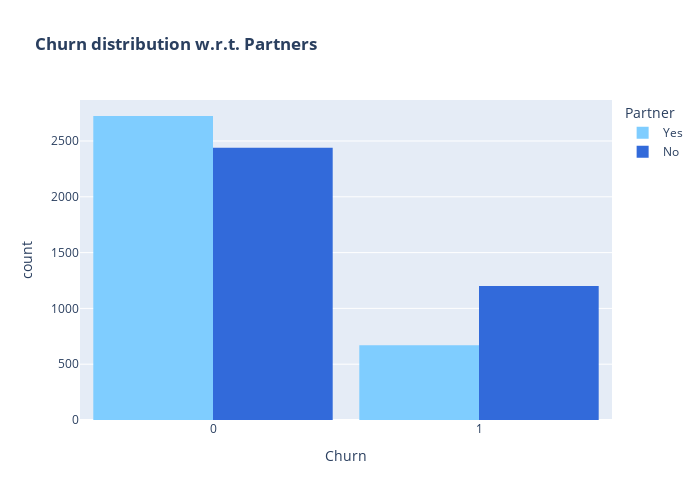

Write notebook code for a chart like this one.
### Markdown cell above
* Customers without dependents are more likely to churn
---
<span style="font-family:serif; font-size:23px;"> Churn Distribution w.r.t Partners</span>

### Code cell
color_map = {"Yes": '#7fcdff', "No": '#326ada'}
fig = px.histogram(df, x="Churn", color="Partner", barmode="group", title="<b>Churn distribution w.r.t. Partners</b>", color_discrete_map=color_map)
fig.update_layout(width=700, height=500, bargap=0.1)
fig.show()

### Figure 1 — Plotly figure (JSON) as saved in the notebook; plotly's stock layout.template omitted (floating-point values rounded to 4 significant figures; data arrays with more than 128 entries replaced by an {"elided": "..."} marker saying what was removed)
{"data": [{"alignmentgroup": "True", "bingroup": "x", "hovertemplate": "Partner=Yes<br>Churn=%{x}<br>count=%{y}<extra></extra>", "legendgroup": "Yes", "marker": {"color": "#7fcdff", "pattern": {"shape": ""}}, "name": "Yes", "offsetgroup": "Yes", "orientation": "v", "showlegend": true, "type": "histogram", "x": {"elided": "3393 int values"}, "xaxis": "x", "yaxis": "y"}, {"alignmentgroup": "True", "bingroup": "x", "hovertemplate": "Partner=No<br>Churn=%{x}<br>count=%{y}<extra></extra>", "legendgroup": "No", "marker": {"color": "#326ada", "pattern": {"shape": ""}}, "name": "No", "offsetgroup": "No", "orientation": "v", "showlegend": true, "type": "histogram", "x": {"elided": "3639 int values"}, "xaxis": "x", "yaxis": "y"}], "layout": {"bargap": 0.1, "barmode": "group", "height": 500, "legend": {"title": {"text": "Partner"}, "tracegroupgap": 0}, "title": {"text": "<b>Churn distribution w.r.t. Partners</b>"}, "width": 700, "xaxis": {"anchor": "y", "domain": [0, 1], "title": {"text": "Churn"}}, "yaxis": {"anchor": "x", "domain": [0, 1], "title": {"text": "count"}}}}
